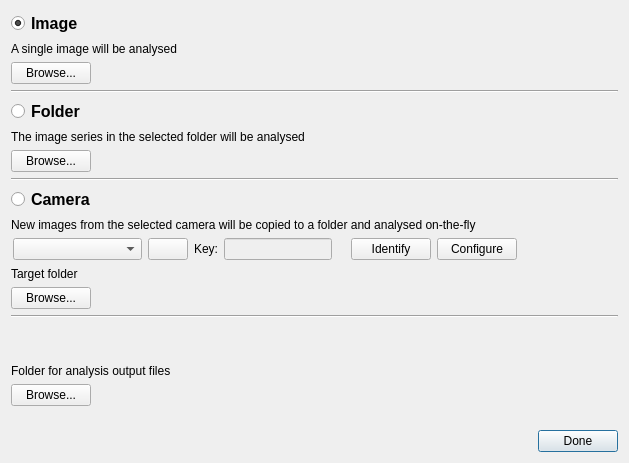
<?xml version="1.0" encoding="UTF-8"?>
<ui version="4.0">
 <class>ImageSourceDialog</class>
 <widget class="QDialog" name="ImageSourceDialog">
  <property name="windowModality">
   <enum>Qt::NonModal</enum>
  </property>
  <property name="geometry">
   <rect>
    <x>0</x>
    <y>0</y>
    <width>629</width>
    <height>463</height>
   </rect>
  </property>
  <property name="sizePolicy">
   <sizepolicy hsizetype="Expanding" vsizetype="Expanding">
    <horstretch>0</horstretch>
    <verstretch>0</verstretch>
   </sizepolicy>
  </property>
  <property name="minimumSize">
   <size>
    <width>0</width>
    <height>0</height>
   </size>
  </property>
  <property name="windowTitle">
   <string>Image Source</string>
  </property>
  <layout class="QGridLayout" name="gridLayout">
   <item row="0" column="0">
    <layout class="QVBoxLayout" name="vertical_layout" stretch="0,0,0,0,2,2,2,2,2,2,2,1,0,0,0,0,0,0,20,2">
     <item>
      <widget class="QRadioButton" name="image_source_radiobutton">
       <property name="font">
        <font>
         <pointsize>12</pointsize>
         <bold>true</bold>
        </font>
       </property>
       <property name="text">
        <string>Image</string>
       </property>
       <property name="checked">
        <bool>true</bool>
       </property>
      </widget>
     </item>
     <item>
      <widget class="QLabel" name="label_5">
       <property name="text">
        <string>A single image will be analysed</string>
       </property>
      </widget>
     </item>
     <item>
      <layout class="QHBoxLayout" name="horizontalLayout_8">
       <item>
        <widget class="QPushButton" name="image_browse_button">
         <property name="text">
          <string>Browse...</string>
         </property>
        </widget>
       </item>
       <item>
        <widget class="QLabel" name="image_file_path">
         <property name="text">
          <string/>
         </property>
        </widget>
       </item>
       <item>
        <spacer name="horizontalSpacer_7">
         <property name="orientation">
          <enum>Qt::Horizontal</enum>
         </property>
         <property name="sizeHint" stdset="0">
          <size>
           <width>40</width>
           <height>20</height>
          </size>
         </property>
        </spacer>
       </item>
      </layout>
     </item>
     <item>
      <widget class="Line" name="line_3">
       <property name="orientation">
        <enum>Qt::Horizontal</enum>
       </property>
      </widget>
     </item>
     <item>
      <widget class="QRadioButton" name="folder_source_radiobutton">
       <property name="font">
        <font>
         <pointsize>12</pointsize>
         <bold>true</bold>
        </font>
       </property>
       <property name="text">
        <string>Folder</string>
       </property>
       <property name="checked">
        <bool>false</bool>
       </property>
      </widget>
     </item>
     <item>
      <widget class="QLabel" name="label_3">
       <property name="text">
        <string>The image series in the selected folder will be analysed</string>
       </property>
      </widget>
     </item>
     <item>
      <layout class="QHBoxLayout" name="horizontalLayout_6">
       <item>
        <widget class="QPushButton" name="folder_browse_button">
         <property name="text">
          <string>Browse...</string>
         </property>
        </widget>
       </item>
       <item>
        <widget class="QLabel" name="folder_file_path">
         <property name="text">
          <string/>
         </property>
        </widget>
       </item>
       <item>
        <spacer name="horizontal_spacer">
         <property name="orientation">
          <enum>Qt::Horizontal</enum>
         </property>
         <property name="sizeHint" stdset="0">
          <size>
           <width>40</width>
           <height>20</height>
          </size>
         </property>
        </spacer>
       </item>
      </layout>
     </item>
     <item>
      <widget class="Line" name="line">
       <property name="orientation">
        <enum>Qt::Horizontal</enum>
       </property>
      </widget>
     </item>
     <item>
      <widget class="QRadioButton" name="camera_source_radiobutton">
       <property name="font">
        <font>
         <pointsize>12</pointsize>
         <bold>true</bold>
        </font>
       </property>
       <property name="text">
        <string>Camera</string>
       </property>
      </widget>
     </item>
     <item>
      <widget class="QLabel" name="label_4">
       <property name="text">
        <string>New images from the selected camera will be copied to a folder and analysed on-the-fly</string>
       </property>
      </widget>
     </item>
     <item>
      <layout class="QHBoxLayout" name="horizontalLayout_4" stretch="1,1,0,0,1,0,0,8">
       <property name="leftMargin">
        <number>2</number>
       </property>
       <item>
        <widget class="QComboBox" name="camera_selection_combobox">
         <property name="sizeAdjustPolicy">
          <enum>QComboBox::AdjustToContents</enum>
         </property>
         <property name="placeholderText">
          <string>No cameras found</string>
         </property>
        </widget>
       </item>
       <item>
        <widget class="QPushButton" name="camera_refresh_button">
         <property name="sizePolicy">
          <sizepolicy hsizetype="Fixed" vsizetype="Fixed">
           <horstretch>0</horstretch>
           <verstretch>0</verstretch>
          </sizepolicy>
         </property>
         <property name="text">
          <string/>
         </property>
         <property name="icon">
          <iconset resource="../resources/CameraApp.qrc">
           <normaloff>:/images/Refresh.png</normaloff>:/images/Refresh.png</iconset>
         </property>
        </widget>
       </item>
       <item>
        <widget class="QLabel" name="label_6">
         <property name="text">
          <string>Key:</string>
         </property>
        </widget>
       </item>
       <item>
        <widget class="QLineEdit" name="camera_api_key">
         <property name="enabled">
          <bool>false</bool>
         </property>
        </widget>
       </item>
       <item>
        <spacer name="horizontalSpacer_4">
         <property name="orientation">
          <enum>Qt::Horizontal</enum>
         </property>
         <property name="sizeHint" stdset="0">
          <size>
           <width>40</width>
           <height>20</height>
          </size>
         </property>
        </spacer>
       </item>
       <item>
        <widget class="QPushButton" name="camera_identify_button">
         <property name="text">
          <string>Identify</string>
         </property>
        </widget>
       </item>
       <item>
        <widget class="QPushButton" name="camera_configure_button">
         <property name="text">
          <string>Configure</string>
         </property>
        </widget>
       </item>
       <item>
        <spacer name="horizontalSpacer_2">
         <property name="orientation">
          <enum>Qt::Horizontal</enum>
         </property>
         <property name="sizeHint" stdset="0">
          <size>
           <width>40</width>
           <height>20</height>
          </size>
         </property>
        </spacer>
       </item>
      </layout>
     </item>
     <item>
      <spacer name="verticalSpacer_2">
       <property name="orientation">
        <enum>Qt::Vertical</enum>
       </property>
       <property name="sizeHint" stdset="0">
        <size>
         <width>20</width>
         <height>40</height>
        </size>
       </property>
      </spacer>
     </item>
     <item>
      <widget class="QLabel" name="label">
       <property name="text">
        <string>Target folder</string>
       </property>
      </widget>
     </item>
     <item>
      <layout class="QHBoxLayout" name="horizontalLayout_5">
       <item>
        <widget class="QPushButton" name="camera_browse_button">
         <property name="text">
          <string>Browse...</string>
         </property>
        </widget>
       </item>
       <item>
        <widget class="QLabel" name="camera_file_path">
         <property name="text">
          <string/>
         </property>
        </widget>
       </item>
       <item>
        <spacer name="horizontalSpacer_3">
         <property name="orientation">
          <enum>Qt::Horizontal</enum>
         </property>
         <property name="sizeHint" stdset="0">
          <size>
           <width>40</width>
           <height>20</height>
          </size>
         </property>
        </spacer>
       </item>
      </layout>
     </item>
     <item>
      <widget class="Line" name="line_2">
       <property name="orientation">
        <enum>Qt::Horizontal</enum>
       </property>
      </widget>
     </item>
     <item>
      <spacer name="verticalSpacer_3">
       <property name="orientation">
        <enum>Qt::Vertical</enum>
       </property>
       <property name="sizeHint" stdset="0">
        <size>
         <width>20</width>
         <height>40</height>
        </size>
       </property>
      </spacer>
     </item>
     <item>
      <widget class="QLabel" name="label_2">
       <property name="text">
        <string>Folder for analysis output files</string>
       </property>
      </widget>
     </item>
     <item>
      <layout class="QHBoxLayout" name="horizontalLayout_7">
       <item>
        <widget class="QPushButton" name="output_browse_button">
         <property name="text">
          <string>Browse...</string>
         </property>
        </widget>
       </item>
       <item>
        <widget class="QLabel" name="output_file_path">
         <property name="text">
          <string/>
         </property>
        </widget>
       </item>
       <item>
        <spacer name="horizontalSpacer_6">
         <property name="orientation">
          <enum>Qt::Horizontal</enum>
         </property>
         <property name="sizeHint" stdset="0">
          <size>
           <width>40</width>
           <height>20</height>
          </size>
         </property>
        </spacer>
       </item>
      </layout>
     </item>
     <item>
      <spacer name="verticalSpacer">
       <property name="orientation">
        <enum>Qt::Vertical</enum>
       </property>
       <property name="sizeHint" stdset="0">
        <size>
         <width>20</width>
         <height>40</height>
        </size>
       </property>
      </spacer>
     </item>
     <item>
      <layout class="QHBoxLayout" name="horizontalLayout_2">
       <item>
        <spacer name="horizontalSpacer_5">
         <property name="orientation">
          <enum>Qt::Horizontal</enum>
         </property>
         <property name="sizeHint" stdset="0">
          <size>
           <width>40</width>
           <height>20</height>
          </size>
         </property>
        </spacer>
       </item>
       <item>
        <widget class="QPushButton" name="done_button">
         <property name="text">
          <string>Done</string>
         </property>
         <property name="default">
          <bool>true</bool>
         </property>
        </widget>
       </item>
      </layout>
     </item>
    </layout>
   </item>
  </layout>
 </widget>
 <resources>
  <include location="../resources/CameraApp.qrc"/>
 </resources>
 <connections>
  <connection>
   <sender>done_button</sender>
   <signal>clicked()</signal>
   <receiver>ImageSourceDialog</receiver>
   <slot>accept()</slot>
   <hints>
    <hint type="sourcelabel">
     <x>823</x>
     <y>523</y>
    </hint>
    <hint type="destinationlabel">
     <x>435</x>
     <y>273</y>
    </hint>
   </hints>
  </connection>
 </connections>
</ui>
